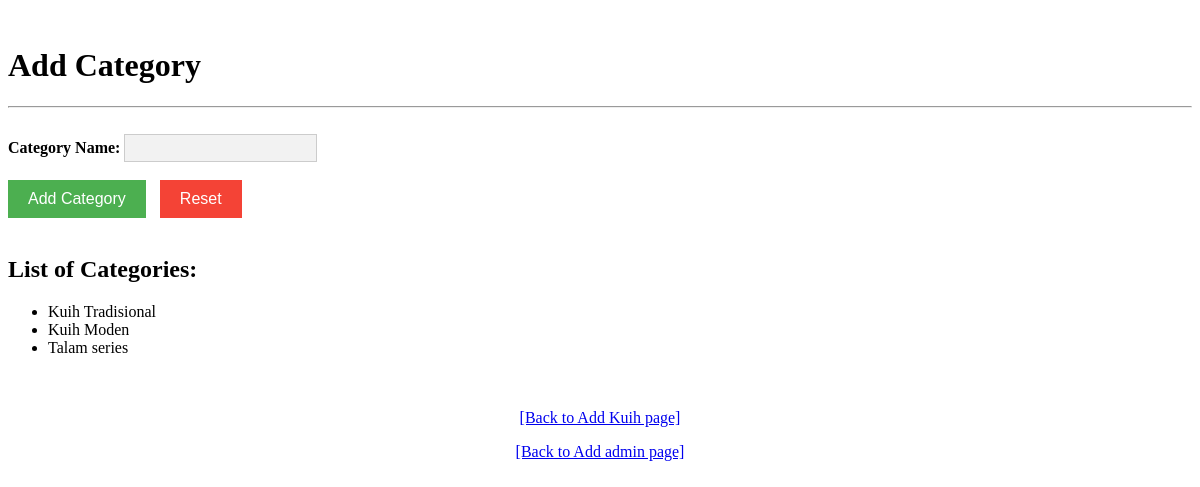
The page /admins/addCategory.php on the database its author committed.
### tables this page shows
CREATE TABLE `product_categories` (
  `id` int(100) NOT NULL,
  `name` varchar(50) NOT NULL
);

### admins/addCategory.php (the view, shortened to what this page needs)
<?php
include("../include/db_connect.php");
$sqlCategories = "SELECT * FROM product_categories";
$resultCategories = mysqli_query($dbc, $sqlCategories);
$categories = mysqli_fetch_all($resultCategories, MYSQLI_ASSOC);
?>
<!DOCTYPE html>
<html>
<head>
</head>
<body>
    <br>
    <h1>Add Category</h1>
    <hr>
    <br>
    <form name="insert" method="post" action="addCategory.php">
        <div>
            <label><font face="verdana">Category Name: </label>
            <input type="text" name="categoryName" class="style1">
        </div>
        <br>
        <div>
            <input class="button" type="submit" name="addCategory" value="Add Category">
            <input class="button2" type="reset">
        </div>
    </form>
    <br>
    <h2>List of Categories:</h2>
    <ul>
        <?php foreach ($categories as $category) : ?>
            <li><?php echo $category['name']; ?></li>
        <?php endforeach; ?>
    </ul>
    <br><br>
    <a href="addKuih.php"><center>[Back to Add Kuih page]</center></a><p></p>
    <a href="Admin_dashbord.php"><center>[Back to Add admin page]</center></a>
</body>
</html>

### admins/addCategory.php (style rules this page uses)
form { font-family: Verdana, sans-serif; margin-bottom: 20px; }
label { font-weight: bold; }
input[type="text"] { border: 1px solid #ccc; padding: 5px; font-size: 14px; }
input[type="submit"], input[type="reset"] { background-color: #4CAF50; color: white; border: none; padding: 10px 20px; text-align: center; text-decoration: none; display: inline-block; font-size: 16px; margin-right: 10px; cursor: pointer; }
input[type="reset"] { background-color: #f44336; }
.style1 { background-color: #f2f2f2; border: 1px solid #ccc; padding: 5px; font-size: 14px; }
.button { background-color: #4CAF50; }
.button2 { background-color: #f44336; }

### rows shown on the page
product_categories: name "Kuih Tradisional"
product_categories: name "Kuih Moden"
product_categories: name "Talam series"
